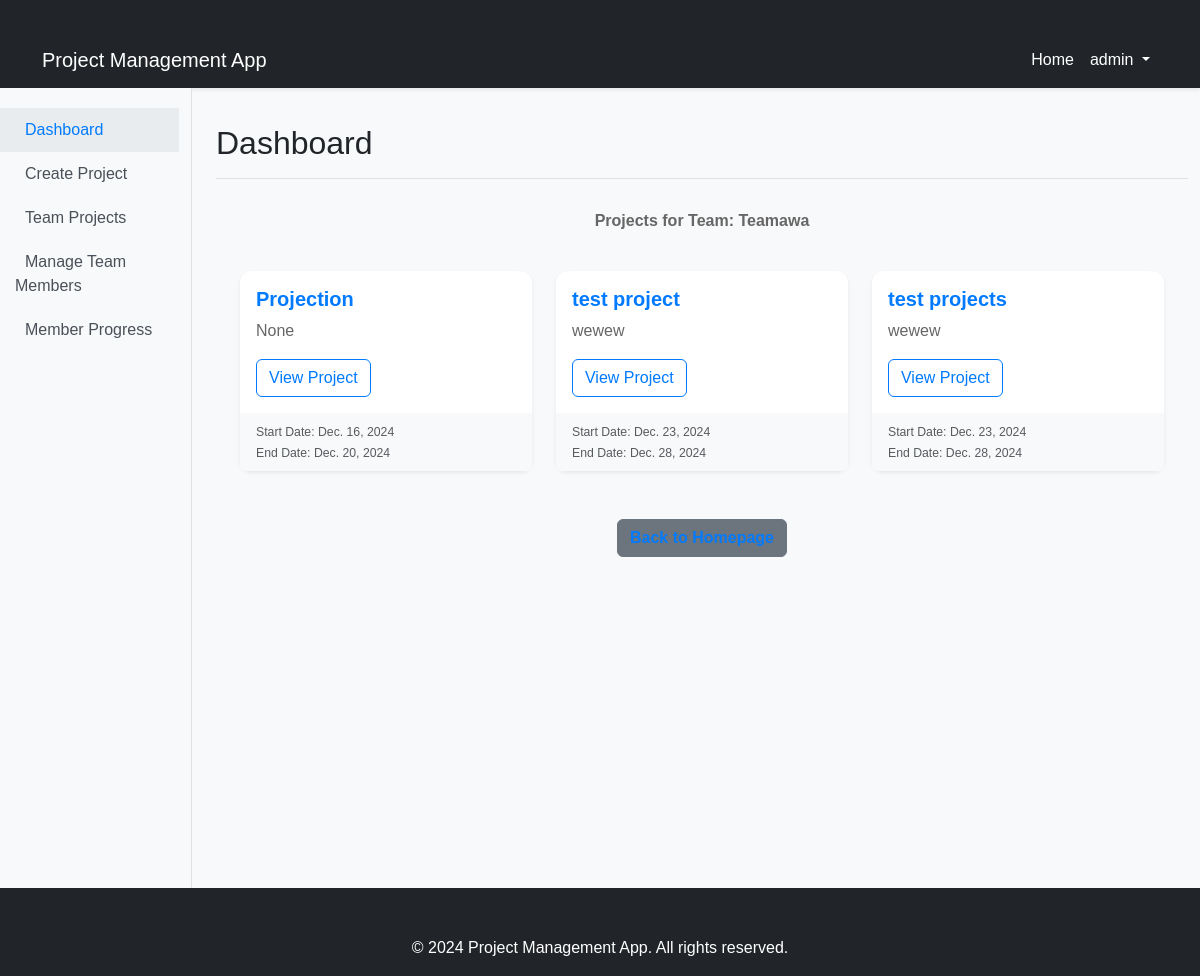
The app's page /projects/teams/1/projects/ (signed in), older data.
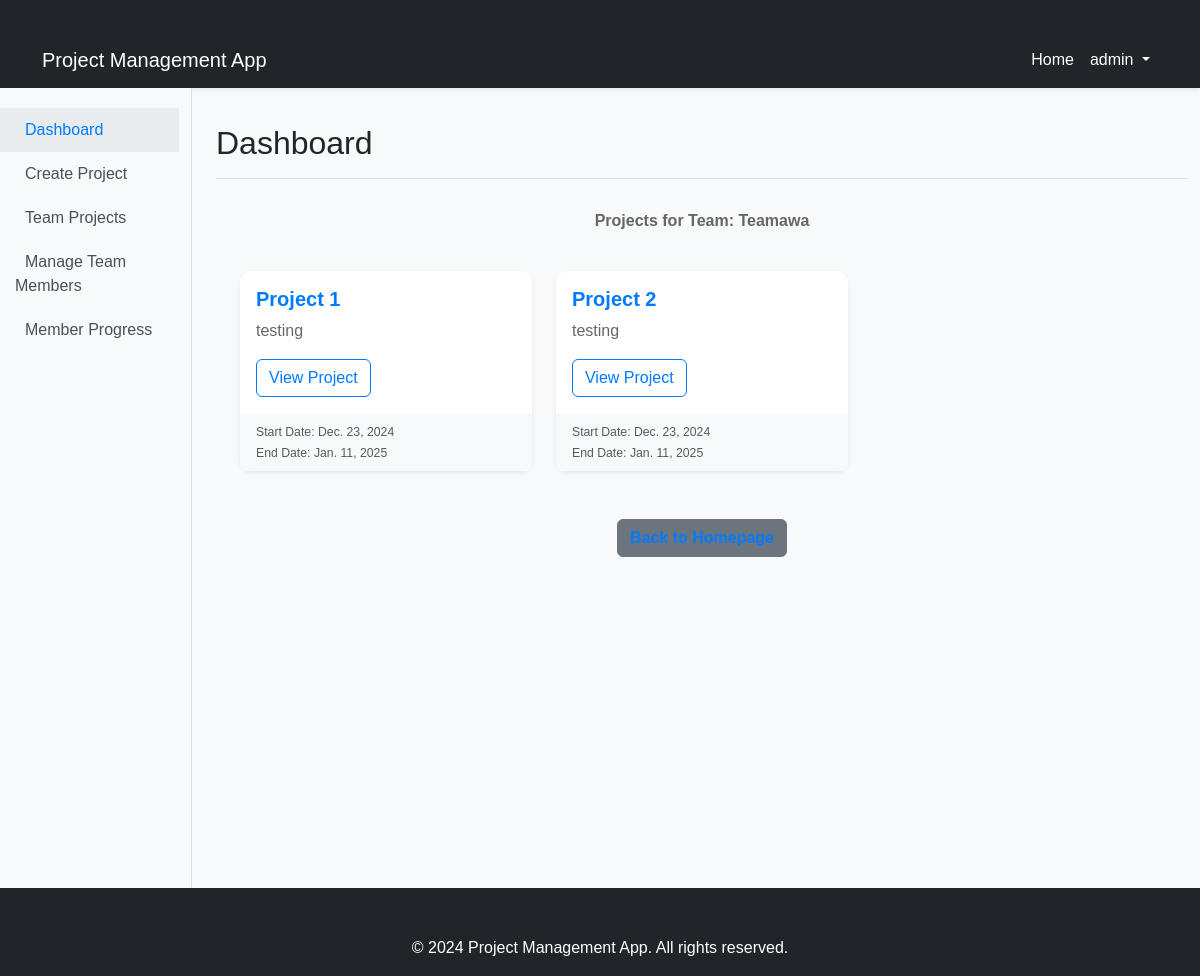
The same page, newer data.
### projects/models.py (models this page shows, shortened)
class Project(models.Model):
    team = models.ForeignKey(Team, on_delete=models.CASCADE, related_name='projects')
    name = models.CharField(max_length=200)
    description = models.TextField()
    start_date = models.DateField()
    end_date = models.DateField()
    class Meta:
        unique_together = ('name', 'team')  # Prevent duplicate project names within the same team

### projects/views.py (the view)
# urls.py: path('teams/<int:team_id>/projects/', views.team_projects, name='team_projects'),
@login_required
def team_projects(request, team_id):
    team = get_object_or_404(Team, id=team_id)
    projects = Project.objects.filter(team=team)
    return render(request, 'projects/team_projects.html', {'team': team, 'projects': projects})

### projects/templates/projects/team_projects.html (shortened to what this page needs)
{% extends 'base.html' %}
{% load static %}
{% block extra_css %}
<link rel="stylesheet" href="{% static 'css/team_projects.css' %}">
{% endblock %}
{% block content %}
<div class="container">
    <div class="row mb-4">
        <div class="col">
            <h2 class="text-center">Projects for Team: {{ team.name }}</h2>
        </div>
    </div>
    <div class="row">
        {% for project in projects %}
        <div class="col-md-4 mb-4">
            <div class="card shadow-sm">
                <div class="card-body">
                    <h5 class="card-title">{{ project.name }}</h5>
                    <p class="card-text">{{ project.description|truncatewords:20 }}</p>
                    <a href="{% url 'project_detail' project.id %}" class="btn btn-outline-primary">View Project</a>
                </div>
                <div class="card-footer text-muted">
                    <small>Start Date: {{ project.start_date }}</small><br>
                    <small>End Date: {{ project.end_date }}</small>
                </div>
            </div>
        </div>
        {% empty %}
        <div class="col">
            <p class="text-center">No projects available for this team. <a href="{% url 'project_create' %}">Create a new project</a>.</p>
        </div>
        {% endfor %}
    </div>
    <div class="row mt-4">
        <div class="col text-center">
            <a href="{% url 'homepage' %}" class="btn btn-secondary">Back to Homepage</a>
        </div>
    </div>
</div>
{% endblock %}

Row changes from the older to the newer data that the page shows:
removed Project: name "test projects", description "wewew", start_date "Dec. 23, 2024", end_date "Dec. 28, 2024"
changed Project: name "Projection" → "Project 1"; description "None" → "testing"; start_date "Dec. 16, 2024" → "Dec. 23, 2024"; end_date "Dec. 20, 2024" → "Jan. 11, 2025"
changed Project: name "test project" → "Project 2"; description "wewew" → "testing"; end_date "Dec. 28, 2024" → "Jan. 11, 2025"
